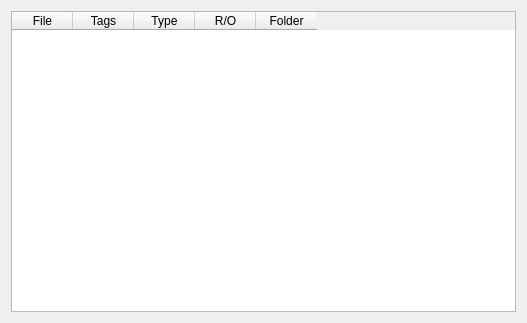
<?xml version="1.0" encoding="UTF-8"?>
<ui version="4.0">
 <class>pageListEditor</class>
 <widget class="QWidget" name="pageListEditor">
  <property name="geometry">
   <rect>
    <x>0</x>
    <y>0</y>
    <width>527</width>
    <height>323</height>
   </rect>
  </property>
  <property name="windowTitle">
   <string>Form</string>
  </property>
  <layout class="QHBoxLayout" name="horizontalLayout">
   <item>
    <widget class="QTableWidget" name="twList">
     <property name="acceptDrops">
      <bool>true</bool>
     </property>
     <property name="selectionMode">
      <enum>QAbstractItemView::SelectionMode::ExtendedSelection</enum>
     </property>
     <property name="selectionBehavior">
      <enum>QAbstractItemView::SelectionBehavior::SelectRows</enum>
     </property>
     <property name="textElideMode">
      <enum>Qt::TextElideMode::ElideMiddle</enum>
     </property>
     <property name="horizontalScrollMode">
      <enum>QAbstractItemView::ScrollMode::ScrollPerPixel</enum>
     </property>
     <attribute name="horizontalHeaderMinimumSectionSize">
      <number>36</number>
     </attribute>
     <attribute name="horizontalHeaderDefaultSectionSize">
      <number>61</number>
     </attribute>
     <attribute name="horizontalHeaderStretchLastSection">
      <bool>false</bool>
     </attribute>
     <column>
      <property name="text">
       <string>File</string>
      </property>
      <property name="toolTip">
       <string>File Name</string>
      </property>
     </column>
     <column>
      <property name="text">
       <string>Tags</string>
      </property>
      <property name="toolTip">
       <string>Tags</string>
      </property>
     </column>
     <column>
      <property name="text">
       <string>Type</string>
      </property>
      <property name="toolTip">
       <string>Archive Type</string>
      </property>
     </column>
     <column>
      <property name="text">
       <string>R/O</string>
      </property>
      <property name="toolTip">
       <string>Read-Only</string>
      </property>
     </column>
     <column>
      <property name="text">
       <string>Folder</string>
      </property>
      <property name="toolTip">
       <string>File Location</string>
      </property>
     </column>
    </widget>
   </item>
  </layout>
 </widget>
 <resources/>
 <connections/>
</ui>
